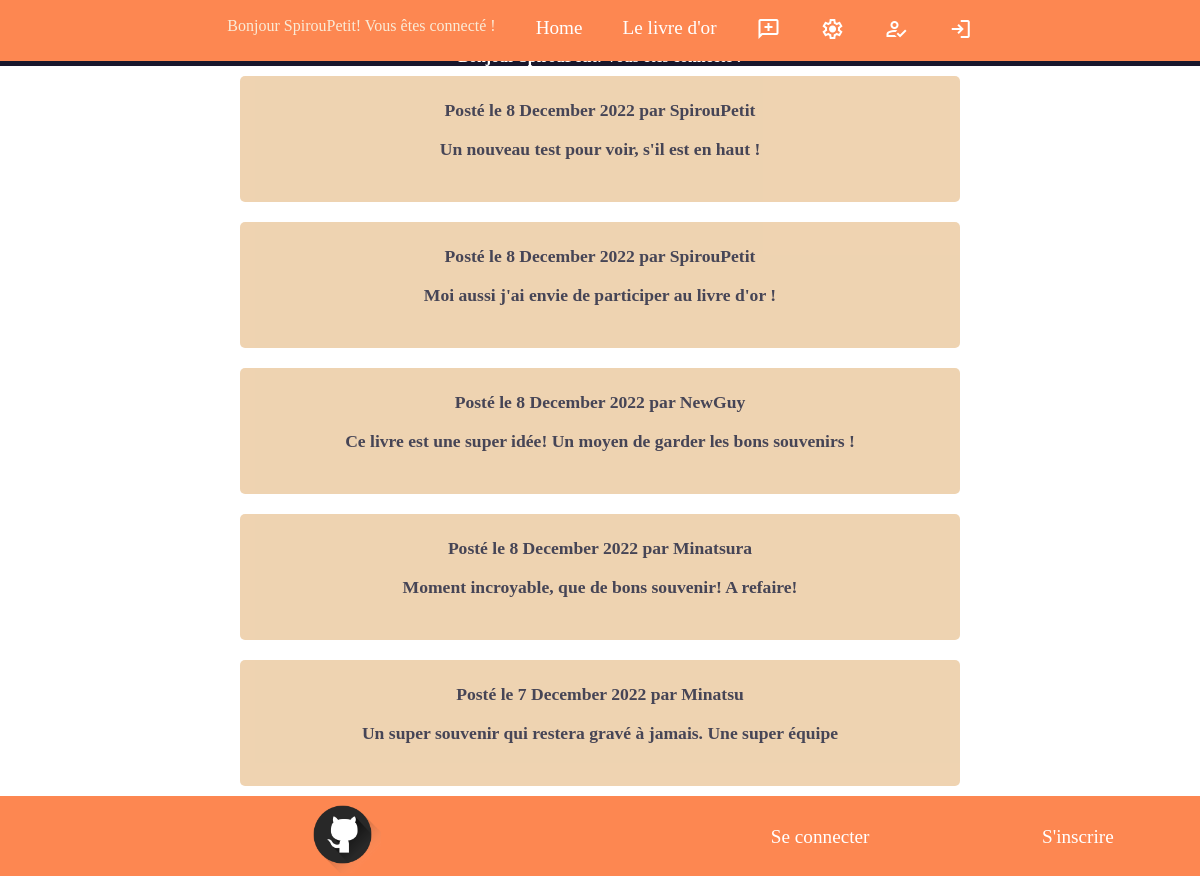
Screenshot of /livre-or.php (signed in) with the database file from the repository.
### tables this page shows
CREATE TABLE `commentaires` (
  `id` int(11) NOT NULL,
  `commentaire` varchar(255) NOT NULL,
  `id_utilisateur` int(11) NOT NULL,
  `date` datetime NOT NULL
);

### livre-or.php (the view, shortened to what this page needs)
<head>
    <link rel="stylesheet" type="text/css" href="style.css" />
    </head>
<body>
    <header>
        <nav>
            <ul>
                <li><?php if (isset($_SESSION['login'])){echo "<p>Bonjour ".$_SESSION['login']."! Vous êtes connecté !</p>";}?></li>
                <li><a href=index.php>Home</a></li>
                <?php if (isset($_SESSION['login'])){?>
                <li><a href=livre-or.php>Le livre d'or</a></li>
                <li><a href=commentaires.php><span class="material-symbols-outlined">add_comment</span></a></li>
                <li><a href=profil.php><span class="material-symbols-outlined">settings</span></a></li>
                <?php } ?>
                <li><a href=inscription.php><span class="material-symbols-outlined">how_to_reg</span></a></li>
                <li><a href=connection.php><span class="material-symbols-outlined">login</span></a></li>
            </ul>
        </nav>
    </header>
    <main>
        <div id="sessionlog">
            <?php if (isset($_SESSION['login'])){
                            echo "<p>Bonjour ".$_SESSION['login']."! Vous êtes connecté !</p>";
                        }
            ?>
        </div>
        <div id="displayBook">
            <?php
                $mysqli = new mysqli('localhost','root','','livreor');
                $request=$mysqli->query("SELECT commentaire FROM commentaires ORDER BY id Desc");
                $result_fetch_all = $request->fetch_all();
                foreach($result_fetch_all as $ligne){
                    foreach($ligne as $valeur){
                        echo '<div id="comment">';
                        echo $valeur."<br>";
                        echo '</div>';
                        }
                }
            ?>
        </div>
    </main>
    <footer>
                <ul>
                    <li><a href="https://github.com/morgane-marechal/livre-or" target="_blank" ><img class="logo" src="github-noir.png" alt="github"></a></li>
                    <li class="lien"><a href="connection.php">Se connecter</a></li>
                    <li class="lien"><a href="inscription.php">S'inscrire</a></li>
                </ul>
    </footer>
    </body>

### style.css (style rules this page uses)
* { margin: 0; padding: 0; box-sizing: border-box; }
nav { display:flex; flex-direction: row; height:7%; width: 100%; background-color: rgb(253, 135, 81); justify-content: space-around; align-items: center; position:fixed ; z-index:10; }
ul { display: flex; flex-direction: row; justify-content: center; }
li { height:100%; list-style-type: none; margin:0px 20px 0px 20px; }
a { text-decoration: none; color:white; font-size: 1.2em; }
li p { color:antiquewhite; }
#sessionlog { background-color: rgb(25, 23, 44); color:white; font-weight: bold; z-index:11; }
body { background-image: url("fond_montagne"); background-repeat: repeat; background-size: cover; }
main { height:100%; padding-top:4%; }
main p { color:white; text-align:center; }
#displayBook p { color:rgb(25, 23, 44); font-weight:bold; font-size:1.1em; }
#displayBook { padding-bottom:80px; }
#displayBook { height:auto; }
#displayBook { display:flex; flex-direction: column; align-items: center; }
#comment { color:rgb(24, 24, 24); background-color: rgb(235, 201, 158); margin:10px; width:60%; text-align: center; opacity:0.8; border-radius: 5px; padding:2%5%2%5%; }
footer { bottom: 0; position:fixed ; width:100%; }
footer ul { display:flex; flex-direction: row; height:80px; width: 100%; background-color: rgb(253, 135, 81); justify-content: space-around; align-items: center; text-align:center; }
.lien { margin-top:60px; }
.logo { width:15%; }

### rows the page displays
commentaires: commentaire "Posté le 8 December 2022 par SpirouPetit Un nouveau test pour voir, s'il est en haut !"
commentaires: commentaire "Posté le 8 December 2022 par SpirouPetit Moi aussi j'ai envie de participer au livre d'or !"
commentaires: commentaire "Posté le 8 December 2022 par NewGuy Ce livre est une super idée! Un moyen de garder les bons souvenirs !"
commentaires: commentaire "Posté le 8 December 2022 par Minatsura Moment incroyable, que de bons souvenir! A refaire!"
commentaires: commentaire "Posté le 7 December 2022 par Minatsu Un super souvenir qui restera gravé à jamais. Une super équipe"

### other values shown
$_SESSION['login'] "SpirouPetit"
